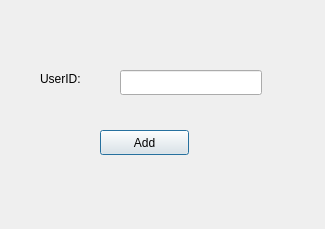
<?xml version="1.0" encoding="UTF-8"?>
<ui version="4.0">
 <class>AddfriendDialog</class>
 <widget class="QDialog" name="AddfriendDialog">
  <property name="geometry">
   <rect>
    <x>0</x>
    <y>0</y>
    <width>325</width>
    <height>229</height>
   </rect>
  </property>
  <property name="windowTitle">
   <string>Dialog</string>
  </property>
  <widget class="QPushButton" name="pushButton">
   <property name="geometry">
    <rect>
     <x>100</x>
     <y>130</y>
     <width>89</width>
     <height>25</height>
    </rect>
   </property>
   <property name="text">
    <string>Add</string>
   </property>
  </widget>
  <widget class="QLineEdit" name="lineEdit">
   <property name="geometry">
    <rect>
     <x>120</x>
     <y>70</y>
     <width>142</width>
     <height>25</height>
    </rect>
   </property>
  </widget>
  <widget class="QLabel" name="label">
   <property name="geometry">
    <rect>
     <x>40</x>
     <y>70</y>
     <width>73</width>
     <height>17</height>
    </rect>
   </property>
   <property name="text">
    <string>UserID:</string>
   </property>
  </widget>
 </widget>
 <resources/>
 <connections/>
</ui>
